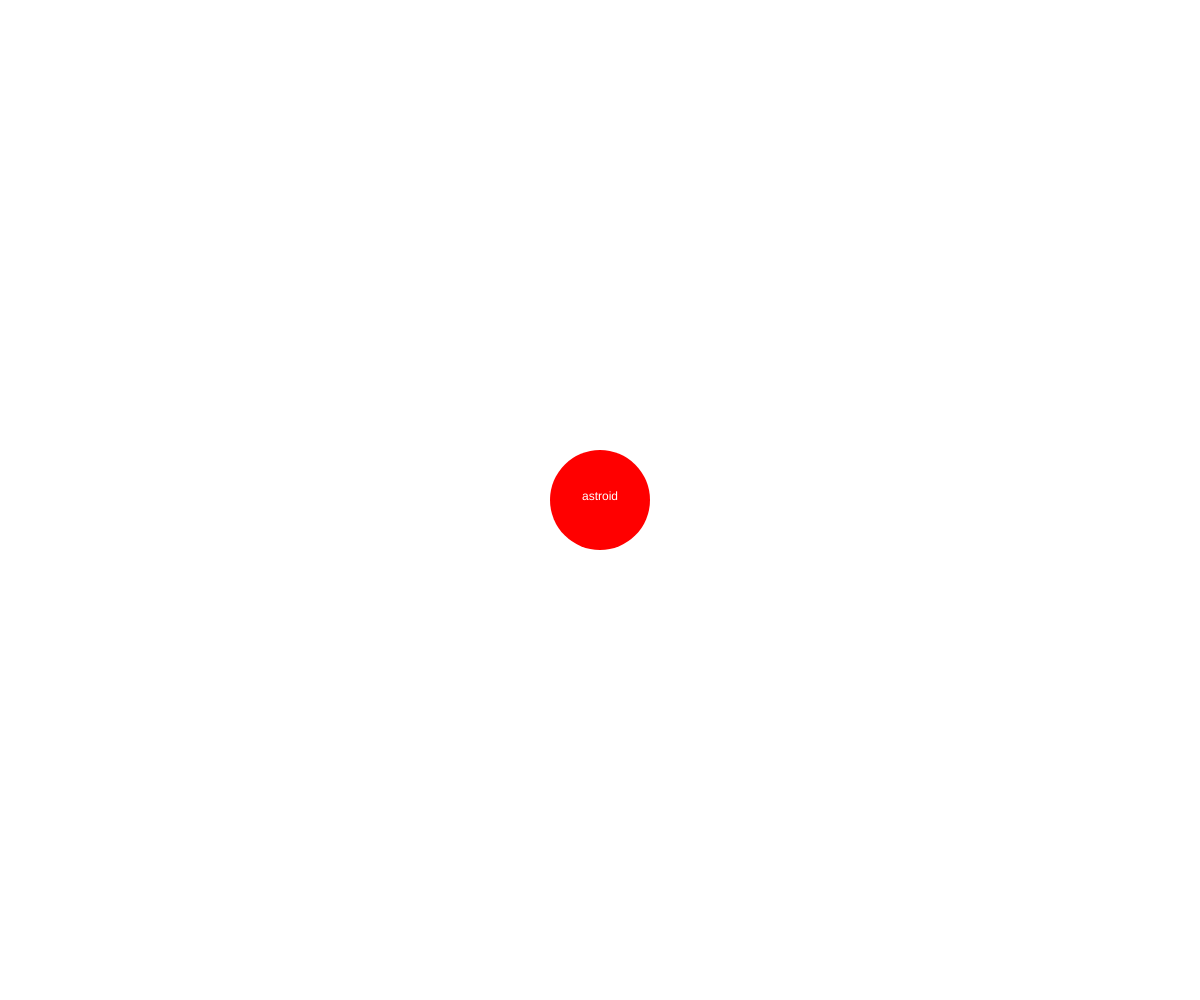
Frame 1 (no input)
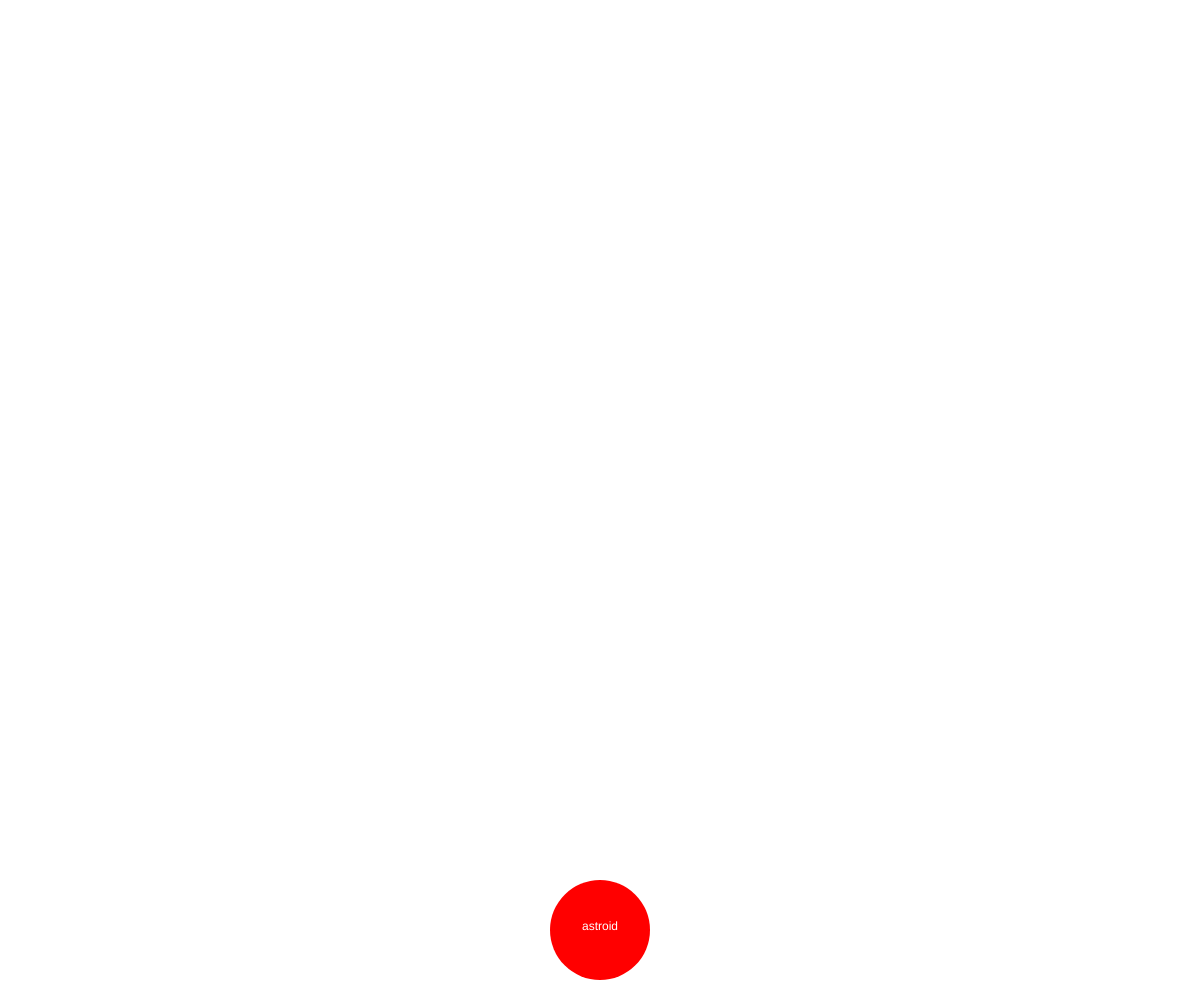
Frame 60 (no input)
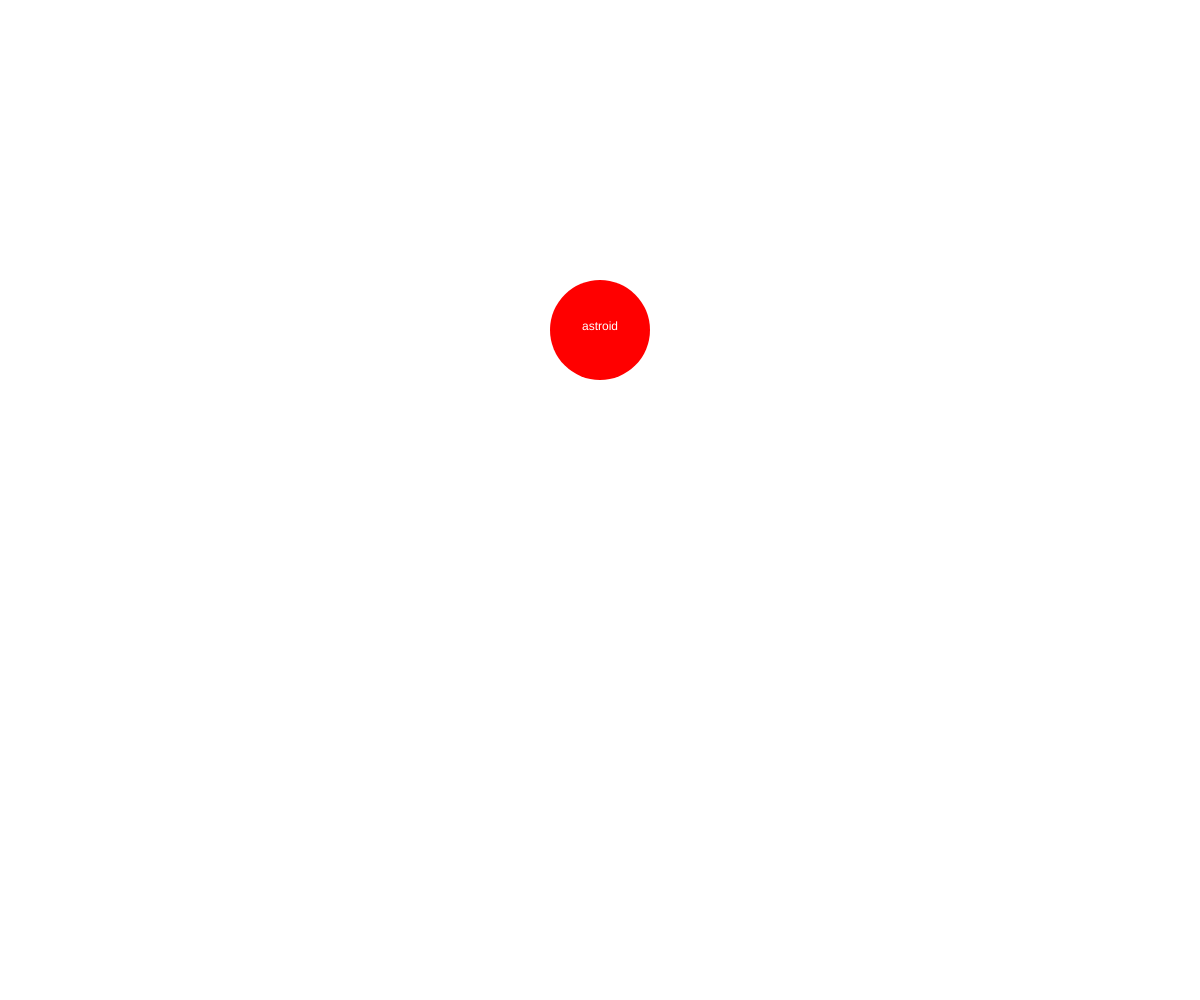
Frame 120 (the mouse pressed at the canvas centre since frame 60)

The p5.js sketch that drew these frames (run headless with seeded random() and noise() and a simulated clock; from frame 60 on, the mouse is pressed at the canvas centre):

// p5.js sketch
// ── sketch.js
/////////////////////////////
// Object constructor!
/////////////////////////////
function Particle(pos) {
  this.speed   = 10;
  this.name    =  "astroid";
  this.color   = "red";
  this.pos     = pos;//pos is a p5.Vector
}

// here's where we define our methods
// aka. the stuff the Object does
Particle.prototype = {
  constructor : Particle,
  bounce : function(){
    // if particle position has gone outside the boundary
    // of our canvas.  reverse speed!
    if (this.pos.y > height || this.pos.y < 0){
      this.speed *= -1;
    }
    //add speed to our our particle position
    this.pos.add(new p5.Vector(0,this.speed));
  }
  
};

var particle;
function setup() {
  createCanvas(windowWidth,windowHeight);
  particle = new Particle(createVector(width/2, height/2));
}

function draw() {
  background(255);
  fill(particle.color);
  noStroke();
  ellipse(particle.pos.x,particle.pos.y, 100, 100);
  
  fill(255);//white text
  textAlign(CENTER);
  text(particle.name, particle.pos.x, particle.pos.y);
  particle.bounce();
}
